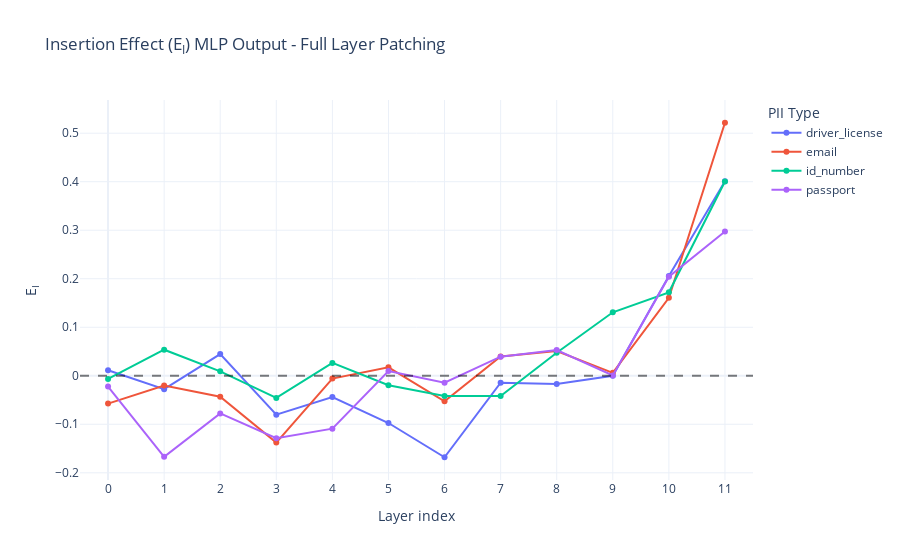
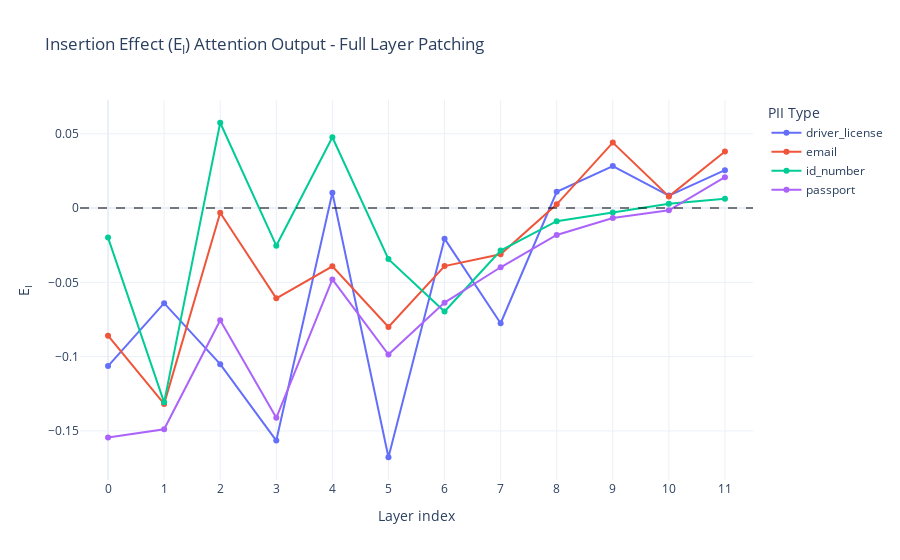

Notebook cell for these charts, in order:
### Code cell
PATCH_DIRECTION_SWEEP_MEM = "memorized_to_base"
COMPONENTS_MEM = ["mlp_out", "attn_out"]
RUN_ID_SWEEP_MEM = f"layer_sweep"
    
tl_target_model, tl_control_model, tokenizer = load_pythia_models(
    MODEL_SIZE,
    MEMORIZED_MODEL_PATH,
    BASE_MODEL_PATH,
    DEVICE,
)
baseline_metrics = compute_baseline_metrics(tl_control_model, tl_target_model, tokenized_pii_data)
results = {}
layer_names = COMPONENTS_MEM
for pii_type, samples in tqdm(tokenized_pii_data.items(), desc="PII type", position=0):
    results[pii_type] = {}
    results[pii_type]["num_target_tokens"] = samples["num_target_tokens"]
    baseline_ctrl_logprob = baseline_metrics[pii_type]["mean_ctrl_logprob"]
    for layer_name in tqdm(layer_names, desc=f"{pii_type} layer name", position=1):
        results[pii_type][layer_name] = patch_layer_activations(
            tl_control_model,
            tl_target_model,
            layer_name,
            samples,
            baseline_metrics,
            WINDOW_SIZE,
        )

n_layers = tl_control_model.cfg.n_layers
patched_layer_indices = np.arange(WINDOW_SIZE // 2, n_layers - WINDOW_SIZE // 2)  # centers of WINDOW_SIZE-layer windows

for layer_type in COMPONENTS_MEM:
    fig = go.Figure()
    for pii_type in results.keys():
        effects = results[pii_type][layer_type]
        fig.add_trace(
            go.Scatter(
                x=patched_layer_indices,
                y=effects[patched_layer_indices],
                mode="lines+markers",
                name=pii_type
            )
        )
    
    title = (
        f"Insertion Effect (E<sub>I</sub>) {get_layer_name(layer_type)} - Full Layer Patching\n"
    )
    

    fig.add_hline(y=0, line_dash="dash", line_color="black", opacity=0.5)
    fig.update_xaxes(
        title_text=f"Layer index (center of {WINDOW_SIZE}-layer window)" if WINDOW_SIZE > 1 else "Layer index",
        tickmode="array",
        tickvals=patched_layer_indices,
        range=[patched_layer_indices[0] - 0.5, patched_layer_indices[-1] + 0.5],
    )
    fig.update_yaxes(title_text="E<sub>I</sub>")

    fig.update_layout(
        title=title,
        legend_title_text="PII Type",
        template="plotly_white"
    )
    
    out_dir = OUTPUT_VIS_DIR / f"num_tg_tkns_{NUM_TARGET_TOKENS}" / f"w{WINDOW_SIZE}" / PATCH_DIRECTION_SWEEP_MEM / RUN_ID_SWEEP_MEM
    os.makedirs(out_dir, exist_ok=True)

    stem = (
        f"{layer_type}_layer_sweep"
    )

    output_path = (out_dir / stem).with_suffix(".png")
    fig.write_image(output_path)
    print(f"Saved figure to: {output_path}")

    fig.show()

### Figure 1 — Plotly figure (JSON) as saved in the notebook; plotly's stock layout.template omitted (floating-point values rounded to 4 significant figures)
{"data": [{"mode": "lines+markers", "name": "driver_license", "type": "scatter", "x": [0, 1, 2, 3, 4, 5, 6, 7, 8, 9, 10, 11], "y": [0.01137, -0.02756, 0.04466, -0.08017, -0.0438, -0.09738, -0.1679, -0.01441, -0.01709, -0.0001272, 0.2054, 0.4012]}, {"mode": "lines+markers", "name": "email", "type": "scatter", "x": [0, 1, 2, 3, 4, 5, 6, 7, 8, 9, 10, 11], "y": [-0.05733, -0.02031, -0.04315, -0.1377, -0.005804, 0.01732, -0.05268, 0.03954, 0.05111, 0.006065, 0.1608, 0.5215]}, {"mode": "lines+markers", "name": "id_number", "type": "scatter", "x": [0, 1, 2, 3, 4, 5, 6, 7, 8, 9, 10, 11], "y": [-0.006466, 0.05374, 0.00915, -0.04567, 0.02657, -0.01959, -0.04189, -0.04163, 0.04737, 0.1308, 0.172, 0.4003]}, {"mode": "lines+markers", "name": "passport", "type": "scatter", "x": [0, 1, 2, 3, 4, 5, 6, 7, 8, 9, 10, 11], "y": [-0.02222, -0.1671, -0.0777, -0.1287, -0.109, 0.009615, -0.01431, 0.03941, 0.05309, 0.0006021, 0.2043, 0.2975]}], "layout": {"legend": {"title": {"text": "PII Type"}}, "shapes": [{"line": {"color": "black", "dash": "dash"}, "opacity": 0.5, "type": "line", "x0": 0, "x1": 1, "xref": "x domain", "y0": 0, "y1": 0, "yref": "y"}], "title": {"text": "Insertion Effect (E<sub>I</sub>) MLP Output - Full Layer Patching\n"}, "xaxis": {"range": [-0.5, 11.5], "tickmode": "array", "tickvals": [0, 1, 2, 3, 4, 5, 6, 7, 8, 9, 10, 11], "title": {"text": "Layer index"}}, "yaxis": {"title": {"text": "E<sub>I</sub>"}}}}

### Figure 2 — Plotly figure (JSON) as saved in the notebook; plotly's stock layout.template omitted (floating-point values rounded to 4 significant figures)
{"data": [{"mode": "lines+markers", "name": "driver_license", "type": "scatter", "x": [0, 1, 2, 3, 4, 5, 6, 7, 8, 9, 10, 11], "y": [-0.1064, -0.06399, -0.1051, -0.1565, 0.0103, -0.1677, -0.02057, -0.07752, 0.01096, 0.02827, 0.008398, 0.02548]}, {"mode": "lines+markers", "name": "email", "type": "scatter", "x": [0, 1, 2, 3, 4, 5, 6, 7, 8, 9, 10, 11], "y": [-0.08589, -0.1318, -0.003114, -0.06077, -0.03924, -0.07999, -0.03907, -0.03111, 0.002522, 0.04406, 0.00785, 0.03811]}, {"mode": "lines+markers", "name": "id_number", "type": "scatter", "x": [0, 1, 2, 3, 4, 5, 6, 7, 8, 9, 10, 11], "y": [-0.01986, -0.1308, 0.05742, -0.02534, 0.04768, -0.03436, -0.06964, -0.02861, -0.00884, -0.003011, 0.002913, 0.006307]}, {"mode": "lines+markers", "name": "passport", "type": "scatter", "x": [0, 1, 2, 3, 4, 5, 6, 7, 8, 9, 10, 11], "y": [-0.1544, -0.1489, -0.07552, -0.1412, -0.04802, -0.09861, -0.06365, -0.03984, -0.01808, -0.006686, -0.001505, 0.02077]}], "layout": {"legend": {"title": {"text": "PII Type"}}, "shapes": [{"line": {"color": "black", "dash": "dash"}, "opacity": 0.5, "type": "line", "x0": 0, "x1": 1, "xref": "x domain", "y0": 0, "y1": 0, "yref": "y"}], "title": {"text": "Insertion Effect (E<sub>I</sub>) Attention Output - Full Layer Patching\n"}, "xaxis": {"range": [-0.5, 11.5], "tickmode": "array", "tickvals": [0, 1, 2, 3, 4, 5, 6, 7, 8, 9, 10, 11], "title": {"text": "Layer index"}}, "yaxis": {"title": {"text": "E<sub>I</sub>"}}}}
